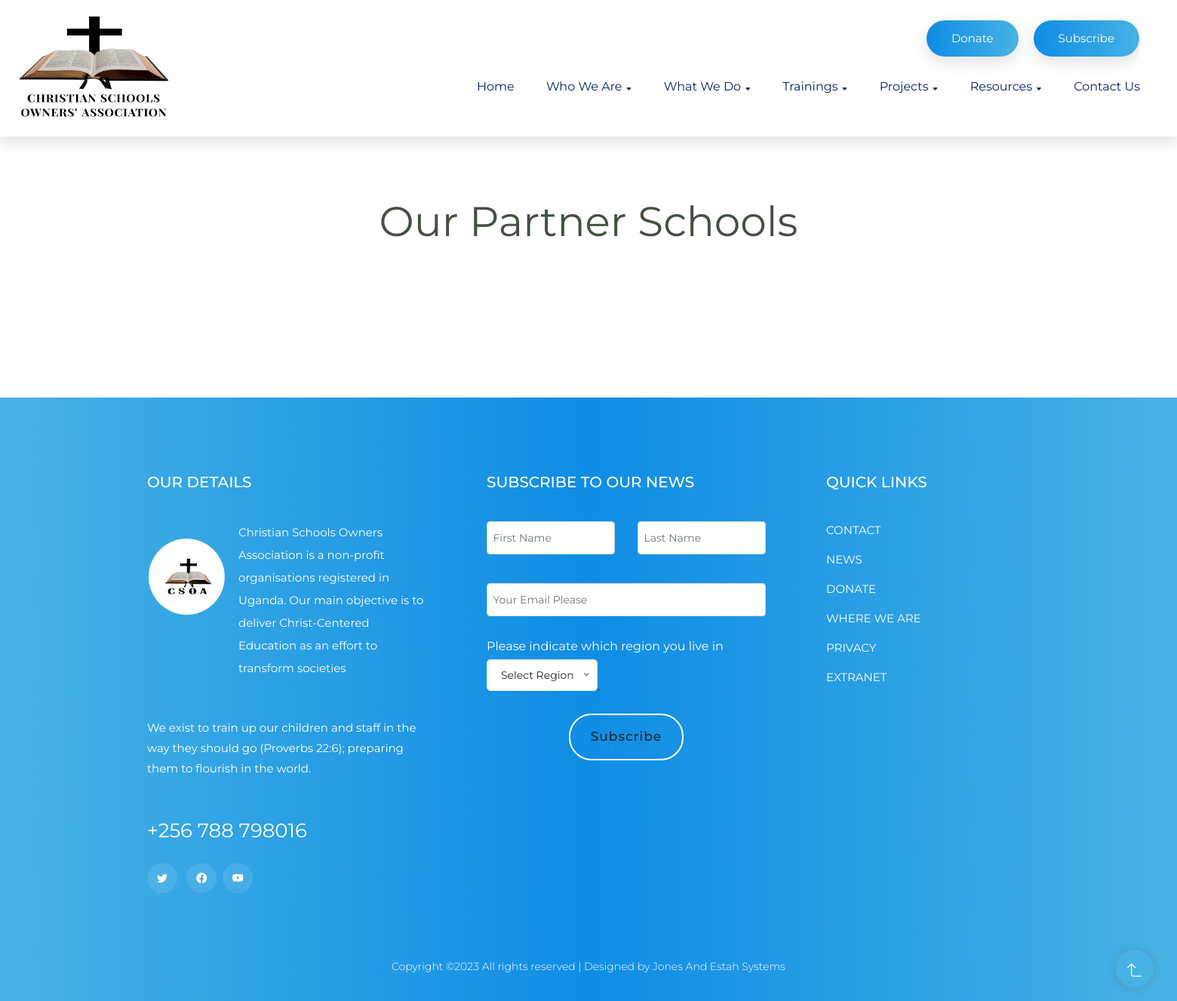
Page /wedo/partnership on the earlier database version.
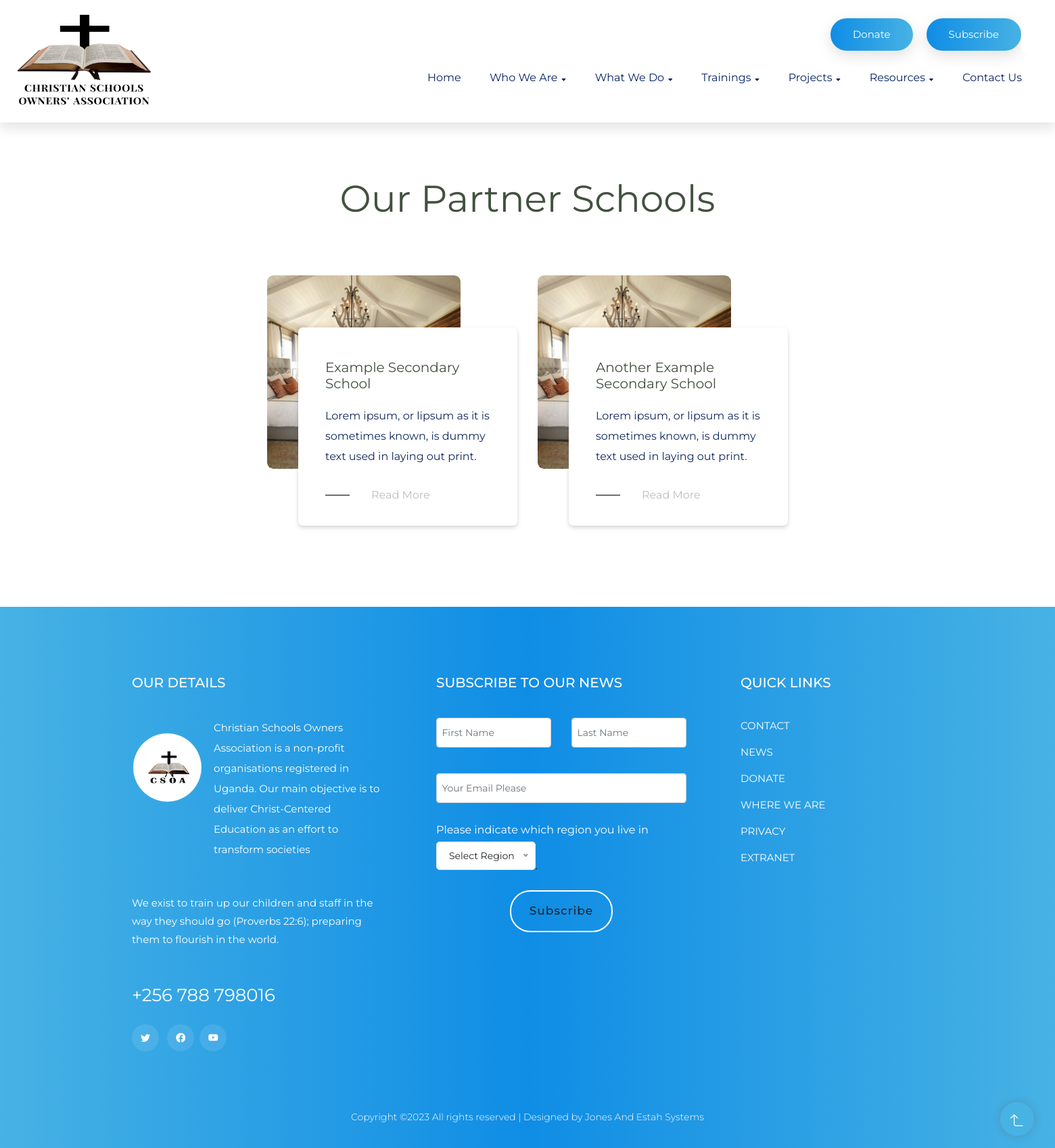
Same page on the later database version.
### csoa/models.py (models this page shows, shortened)
class School(models.Model):
    name = models.CharField(max_length=100)
    address = models.CharField(max_length=1000)
    director = models.ForeignKey(Member, on_delete=models.CASCADE)
    image = models.ImageField(upload_to="img/schools", default="img/placeholder.jpeg")
    description = models.TextField(default="")
    class Meta:
        verbose_name = _("School")
        verbose_name_plural = _("School")

### whatwedo/views.py (the view)
# urls.py: path('partnership', views.partnership, name='partnership'),
def partnership(request):
    text = models.MovingText.objects.all()
    word = models.MovingWord.objects.all()
    schools = models.School.objects.all()
    return render(request, 'partnership.html', {"moving": text, "movingword": word, "schools": schools})

### csoa/templatetags/my_extras.py (called while the page is built)
@register.filter
def slide_text(words, text):
    filtered = words.filter(movingText=text)
    return list(filtered)

### whatwedo/templates/partnership.html (shortened to what this page needs)
{% extends 'index.html' %}
{% load static %}
{% block content %}
    <div class="reson_area">
        <div class="container">
            <div class="row justify-content-center">
                <div class="col-lg-6">
                    <div class="section-tittle text-center" style="margin-top:10vh;">
                        <h2>Our Partner Schools</h2>
                    </div>
                </div>
            </div>
            <div class="row justify-content-center section_padding">
                {% for school in schools %}
                    <div class="col-lg-4 col-md-6">
                    <div class="single_reson">
                        <div class="thum">
                            <div class="thum_1">
                            </div>
                        </div>
                        <div class="help_content">
                            <h4>{{ school.name }}</h4>
                            <p>{{ school.description }}</p>
                            <a href="#" class="read_more">Read More</a>
                        </div>
                    </div>
                </div>
                {% endfor %}
            </div>
        </div>
    </div>
{% endblock %}

Differences in the rows shown:
added School: name "Example Secondary School", description "Lorem ipsum, or lipsum as it is sometimes known, is dummy text used in laying out print."
added School: name "Another Example Secondary School", description "Lorem ipsum, or lipsum as it is sometimes known, is dummy text used in laying out print."
